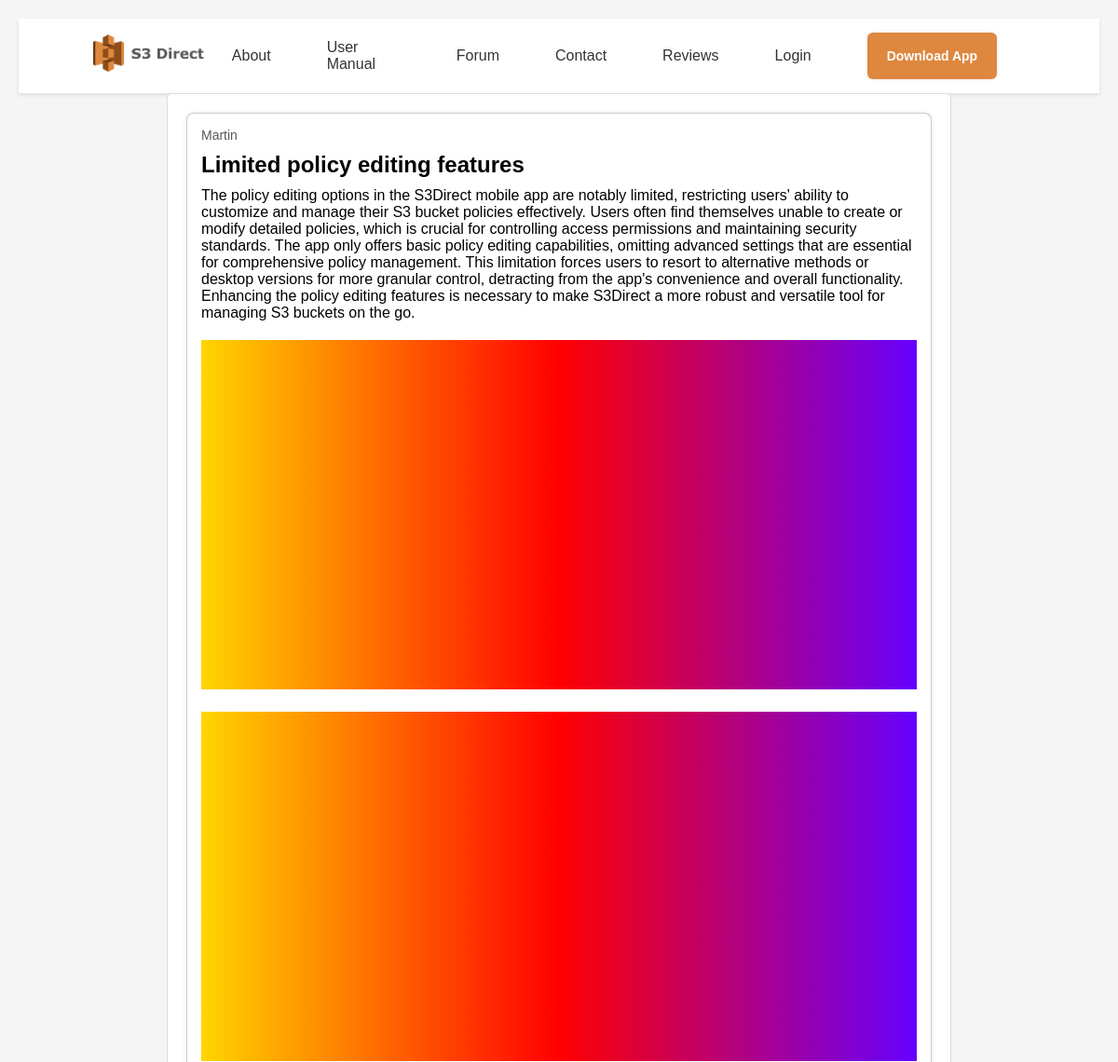
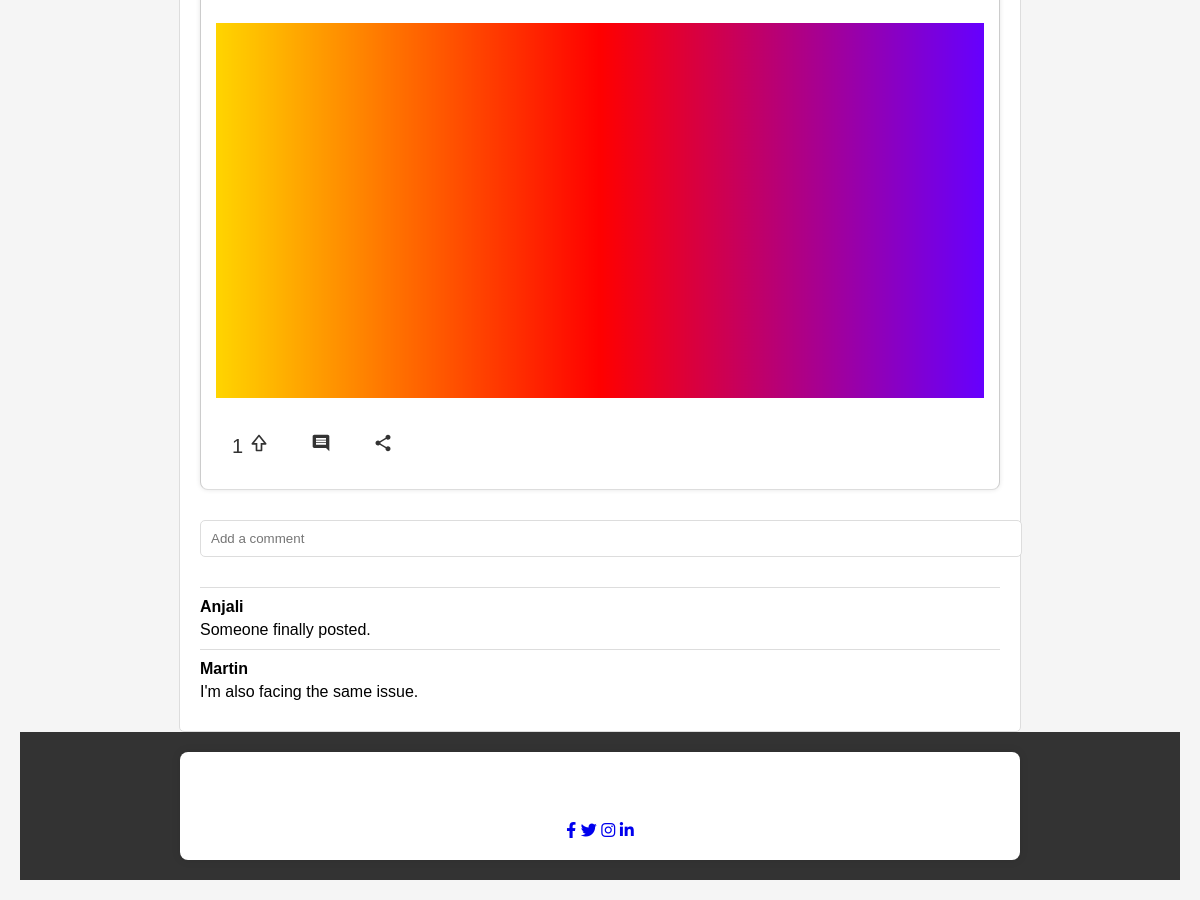
/forum/ABCXYZ-testing-s3-direct-to-its-limits-c1f1adbb-9dca-4648-8591-f8984fa81e70/, run on the app's committed database (2 pictures, top to bottom).
### Core/models.py (models this page shows, shortened)
class Post(models.Model):
    dateCreated = models.DateTimeField(auto_now_add = True)
    dateModified = models.DateTimeField(auto_now = True)
    primaryKey = models.UUIDField(default=uuid.uuid4, editable=False, unique=True)
    Profile = models.ForeignKey(Account, on_delete=models.CASCADE)
    Title = models.CharField(max_length=100, default="")
    Content = models.CharField(max_length=1000, default="")
    Attachments = models.ManyToManyField(Attachments, blank=True)
    UpvotesCount = models.IntegerField(default=0)
    DownVotesCount = models.IntegerField(default=0)
    CommentsCount = models.IntegerField(default=0)
    Upvotes = models.ManyToManyField(Account, related_name='Upvotes', blank=True)
    Downvotes = models.ManyToManyField(Account, related_name='Downvotes', blank=True)
    isEdited = models.BooleanField(default=False)
    slug = models.CharField(max_length=100, default="")

class Attachments(models.Model):
    dateCreated = models.DateTimeField(auto_now_add = True)
    dateModified = models.DateTimeField(auto_now = True)
    primaryKey = models.UUIDField(default=uuid.uuid4, editable=False, unique=True)
    Profile = models.ForeignKey(Account, on_delete=models.CASCADE)
    File = models.FileField(upload_to='attachments/')
    Type = models.CharField(max_length=100, default="")

class Comment(models.Model):
    dateCreated = models.DateTimeField(auto_now_add = True)
    dateModified = models.DateTimeField(auto_now = True)
    primaryKey = models.UUIDField(default=uuid.uuid4, editable=False, unique=True)
    Profile = models.ForeignKey(Account, on_delete=models.CASCADE)
    Post = models.ForeignKey(Post, on_delete=models.CASCADE)
    Content = models.CharField(max_length=1000, default="")
    Attachments = models.ManyToManyField(Attachments, blank=True)
    isEdited = models.BooleanField(default=False)

### Authenticate/models.py (models this page shows)
class Account(models.Model):
    dateCreated = models.DateTimeField(auto_now_add = True)
    dateModified = models.DateTimeField(auto_now = True)
    primaryKey = models.UUIDField(default=uuid.uuid4, editable=False, unique=True)
    Username = models.OneToOneField(User, on_delete=models.CASCADE)
    isActive = models.BooleanField(default=False)
    email = models.CharField(max_length=100, default="")
    firstName = models.CharField(max_length=100, default="")
    lastName = models.CharField(max_length=100, default="")

### Core/views/Forum.py (the view)
# urls.py: path("forum/<str:slug>/", Forum.forumDetail, name = "ForumDetailPage"),
def forumDetail(request, slug):
    if request.method == 'GET':
        _Post = Post.objects.get(slug = slug)
        if request.user.is_authenticated:
            _Account = Account.objects.get(Username = request.user)
            userComment = Comment.objects.filter(Profile = _Account, Post = _Post).first()
            Commented = Comment.objects.filter(Profile = _Account, Post = _Post).exists()
            Liked = _Post.Upvotes.filter(Username = _Account.Username).exists()
            Disliked = _Post.Downvotes.filter(Username = _Account.Username).exists()
            Comments = Comment.objects.filter(Post = _Post).exclude(Profile = _Account).order_by('-dateCreated')
            context = {
                "isAuthenticated": True,
                "Account": _Account,
                "Post": _Post,
                "Comments": Comments,
                "UserComment": userComment,
                "Commented": Commented,
                "Liked": Liked,
                "Disliked": Disliked,
            }
        else:
            Comments = Comment.objects.filter(Post = _Post).order_by('-dateCreated')
            context = {
                "isAuthenticated": False,
                "Post": _Post,
                "Comments": Comments
            }
        return render(request, 'Public/Forum/ForumDetail.html', context)
    else:
        return HttpResponseRedirect(reverse('Public:ForumPage'))

### Core/templates/Public/Forum/ForumDetail.html (shortened to what this page needs)
{% extends 'Core.html' %}
{% block headSection %}
<link rel="stylesheet" href="/static/forumstyle.css">
<link rel="stylesheet" href="/static/forumpoststyle.css">
{% endblock %}
{% block content %}
    <div class="post-container">
        <div class="post">
              <div class="post-author">{{ Post.Profile.Username }}</div>
              <div class="post-header">{{ Post.Title }}</div>
              <div class="post-content">{{ Post.Content }}</div>
              <div class="post-image">
                {% if Post.Attachments.first %}
                  {% for attachment in Post.Attachments.all %}
                    <img src="{{ attachment.File.url }}" width="100" height="100"/>
                  {% endfor %}
                {% endif %}
              </div>
              <div class="post-actions">
                  {% if isAuthenticated %}
                    <form action="{% url 'Public:ForumActionPage' Post.slug %}" method="post">
                      {% csrf_token %}
                      <input type="hidden" name="Action" value="Upvote">
                      <button type="submit">
                        <span class="upvote-count">{{ Post.UpvotesCount }}</span>
                        <svg xmlns="http://www.w3.org/2000/svg" width="1em" height="1em" viewBox="0 0 24 24">
                            <path fill="currentColor"
                                d="M12.781 2.375c-.381-.475-1.181-.475-1.562 0l-8 10A1.001 1.001 0 0 0 4 14h4v7a1 1 0 0 0 1 1h6a1 1 0 0 0 1-1v-7h4a1.001 1.001 0 0 0 .781-1.625zM15 12h-1v8h-4v-8H6.081L12 4.601L17.919 12z" />
                        </svg>
                      </button>
                    </form>
                  {% else %}
                  <button onclick="alert('Login to upvote.')">
                    <span class="upvote-count">{{ Post.UpvotesCount }}</span>
                    <svg xmlns="http://www.w3.org/2000/svg" width="1em" height="1em" viewBox="0 0 24 24">
                        <path fill="currentColor"
                            d="M12.781 2.375c-.381-.475-1.181-.475-1.562 0l-8 10A1.001 1.001 0 0 0 4 14h4v7a1 1 0 0 0 1 1h6a1 1 0 0 0 1-1v-7h4a1.001 1.001 0 0 0 .781-1.625zM15 12h-1v8h-4v-8H6.081L12 4.601L17.919 12z" />
                    </svg>
                  </button>
                  {% endif %}
                  <button>
                      <svg xmlns="http://www.w3.org/2000/svg" width="1em" height="1em" viewBox="0 0 24 24">
                          <path fill="currentColor"
                              d="M6 14h12v-2H6zm0-3h12V9H6zm0-3h12V6H6zM4 18q-.825 0-1.412-.587T2 16V4q0-.825.588-1.412T4 2h16q.825 0 1.413.588T22 4v18l-4-4z" />
                      </svg>
                  </button>
                  <button>
                  </button>
              </div>
          </div>
          <div class="comments">
              <div class="add-comment">
                <form action="{% url 'Public:ForumAddComment' Post.slug %}" method="post" enctype="multipart/form-data">
                  {% if Commented %}
                    <input type="text"  id="content" name="Content"  placeholder="Add a comment" value="{{ UserComment.Content }}">
                  {% else %}
                    <input type="text"  id="content" name="Content" placeholder="Add a comment">
                  {% endif %}
                </form>
              </div>
              {% for comment in Comments %}
              <div class="comment">
                  <div class="comment-author">{{ comment.Profile.Username }}</div>
                  <div class="comment-content">{{ comment.Content }}</div>
              </div>
              {% empty %}
                <h4>No Comments found.</h4>
              {% endfor %}
          </div>
      </div>
{% endblock %}

### Core/static/forumstyle.css (style rules this page uses)
body { font-family: Arial, sans-serif; background-color: #f4f4f4; margin: 0; padding: 0; }
.post { background: #fff; border: 1px solid #ccc; padding: 15px; border-radius: 8px; margin-bottom: 20px; box-shadow: 0 0 5px rgba(0, 0, 0, 0.1); }
.post-actions { display: flex; justify-content: left; align-items: center; vertical-align: middle; }
.post-actions button { background: none; border: none; color: #333; cursor: pointer; font-size: 20px; margin: 10px; vertical-align: middle; }

### Core/static/forumpoststyle.css (style rules this page uses)
body { font-family: Arial, sans-serif; margin: 20px; background-color: #f5f5f5; }
.post-container { max-width: 800px; margin: auto; background: white; border: 1px solid #ddd; border-radius: 5px; padding: 20px; }
.post { border-bottom: 1px solid #ddd; padding-bottom: 20px; margin-bottom: 20px; }
.post-author { font-size: 14px; color: #555; margin-bottom: 10px; }
.post-header { font-size: 24px; font-weight: bold; margin-bottom: 10px; }
.post-content { font-size: 16px; margin-bottom: 20px; }
.post-image img { width: 100%; height: auto; margin-bottom: 20px; }
.post-actions { display: flex; align-items: center; gap: 10px; font-size: 18px; }
.comments { padding: 10px 0; }
.add-comment input { width: 100%; padding: 10px; margin-bottom: 20px; border: 1px solid #ddd; border-radius: 5px; }
.comment { border-top: 1px solid #ddd; padding-top: 10px; margin-top: 10px; }
.comment-author { font-weight: bold; margin-bottom: 5px; }
.comment-content { margin-top: 5px; }

### data on the page
Post: Profile.Username "Martin", Title "Limited policy editing features", Content "The policy editing options in the S3Direct mobile app are notably limited, restricting users' ability to customize and manage their S3 bucket policies effectively. Users often find themselves unable to create or modify detailed policies, which is crucial for controlling access permissions and maintaining security standards. The app only offers basic policy editing capabilities, omitting advanced settings that are essential for comprehensive policy management. This limitation forces users to resort to alternative methods or desktop versions for more granular control, detracting from the app's convenience and overall functionality. Enhancing the policy editing features is necessary to make…", UpvotesCount "1"
Attachments: File (picture)
Attachments: File (picture)
Attachments: File (picture)
Comment: Profile.Username "Anjali", Content "Someone finally posted."
Comment: Profile.Username "Martin", Content "I'm also facing the same issue."
